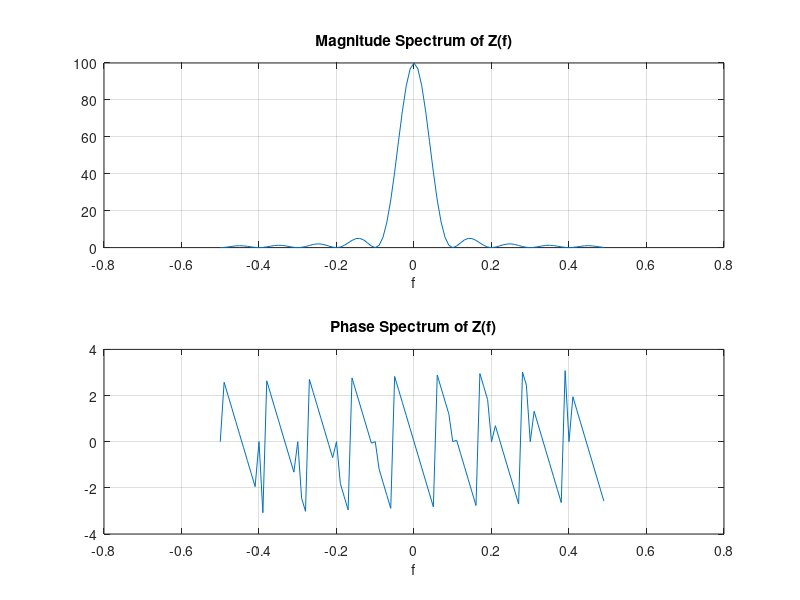
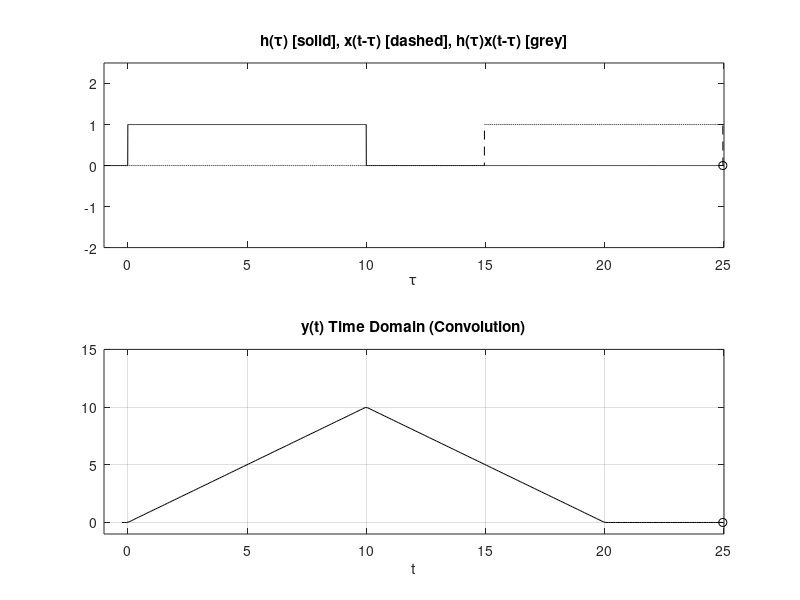
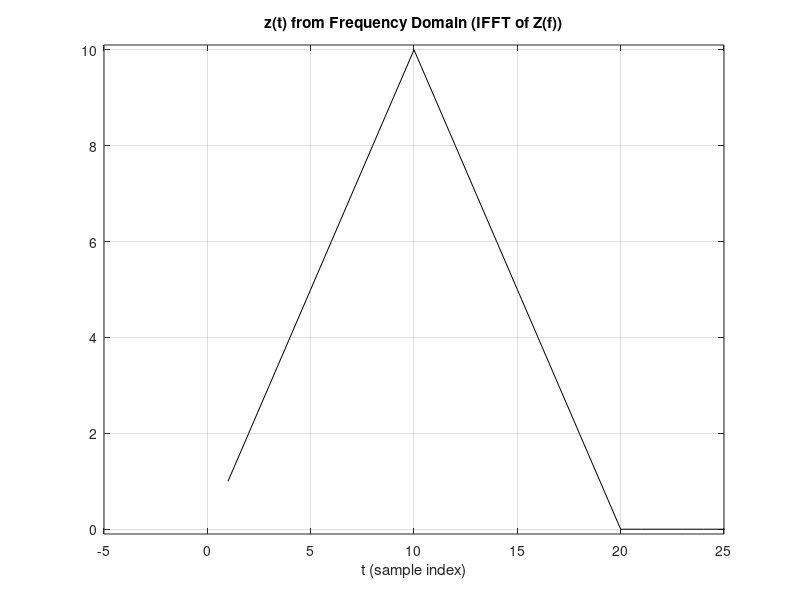
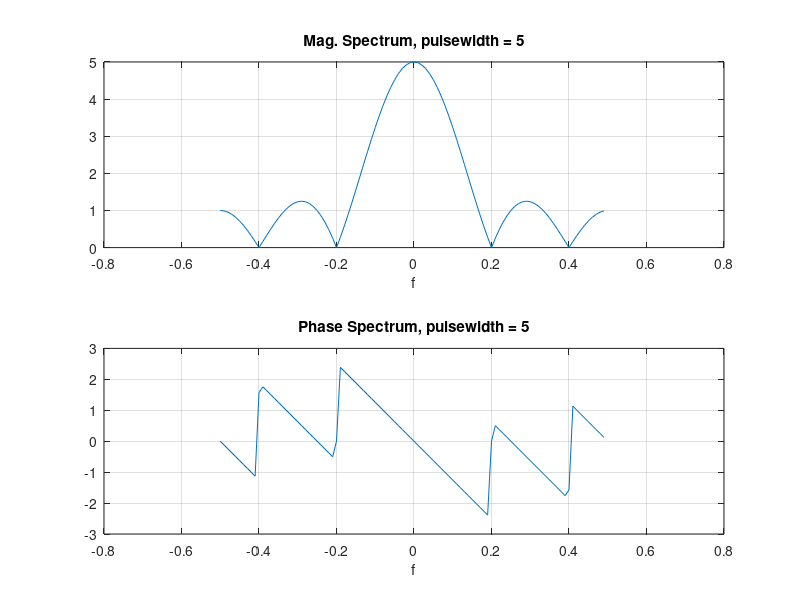

These figures' MATLAB source, in order: (Note: this script raises an error after producing the figures.)
%% All Graphs for ELE 532 (Convolution / Spectra / Speech)
clear; close all; clc;

%% ------------------------------------------------------------
%% Code 1  Rectangular pulse and FFT (no plots)
%% ------------------------------------------------------------

N = 100;
pulsewidth = 10;
m = 0:1:(N-1);

x  = [ones(1, pulsewidth), zeros(1, N - pulsewidth)];
Xf = fft(x);
% Frequency vector (not used later here, but kept for completeness)
f  = [-(N/2):1:(N-2)-1] * (1 - N);
Zf = Xf .* Xf;   % |X(f)|^2 in frequency domain


%% ------------------------------------------------------------
%% Code 2  Magnitude & Phase Spectrum of Z(f)
%% ------------------------------------------------------------

N = 100;
pulsewidth = 10;

x  = [ones(1, pulsewidth), zeros(1, N - pulsewidth)];
Xf = fft(x);
Zf = Xf .* Xf;

f = [-(N/2):1:(N/2)-1] * (1/N);

figure;
subplot(2,1,1);
plot(f, fftshift(abs(Zf)));
grid on;
xlabel('f');
title('Magnitude Spectrum of Z(f)');

subplot(2,1,2);
plot(f, fftshift(angle(Zf)));
grid on;
xlabel('f');
title('Phase Spectrum of Z(f)');


%% ------------------------------------------------------------
%% Code 3  Time-domain convolution animation + IFFT comparison
%% ------------------------------------------------------------

% Unit step
u = @(t) 1.0.*(t >= 0);

% x(t) and h(t) are both length-10 rectangular pulses
x = @(t) 1.*(u(t) - u(t-10));
h = @(t) 1.*(u(t) - u(t-10));

dtau = 0.005;
tau  = -1:dtau:25;

ti   = 0;
tvec = -0.25:0.1:25;

y = NaN*zeros(1, length(tvec));   % convolution result y(t)

figure;
for t = tvec
    ti = ti + 1;

    % Product x(t - tau) * h(tau)
    xh  = x(t - tau) .* h(tau);
    lxh = length(xh);

    % Approximate convolution integral (sum of product * dtau)
    y(ti) = sum(xh .* dtau);

    % --- Top subplot: show h(tau), x(t - tau), and their product area ---
    subplot(2,1,1);
    plot(tau, h(tau), 'k-', tau, x(t - tau), 'k--', t, 0, 'ok');
    axis([tau(1) tau(end) -2.0 2.5]);
    hold on;

    % Shaded area for x(t - tau)*h(tau)
    patch( ...
        [tau(1:end-1); tau(1:end-1); tau(2:end); tau(2:end)], ...
        [zeros(1, lxh-1); xh(1:end-1); xh(2:end); zeros(1, lxh-1)], ...
        [0.8 0.8 0.8], ...
        'edgecolor', 'none' ...
    );
    hold off;

    xlabel('\tau');
    title('h(\tau) [solid], x(t-\tau) [dashed], h(\tau)x(t-\tau) [grey]');

    % Make sure the curves draw on top of the patch
    c = get(gca, 'children');
    set(gca, 'children', [c(2); c(3); c(4); c(1)]);

    % --- Bottom subplot: y(t) building up over time ---
    subplot(2,1,2);
    plot(tvec, y, 'k', tvec(ti), y(ti), 'ok');
    title('y(t) Time Domain (Convolution)');
    xlabel('t');
    axis([tau(1) tau(end) -1 15]);
    grid on;

    drawnow;
end

%% Frequency-domain reconstruction z(t) from Z(f) via IFFT

zf = ifft(Zf);       % inverse FFT of Z(f) from Code 2
figure;
plot(1:length(zf), zf, 'k');
axis([-5 25 -0.1 10.1]);
xlabel('t (sample index)');
title('z(t) from Frequency Domain (IFFT of Z(f))');
grid on;


%% ------------------------------------------------------------
%% Code 4  Spectra for pulsewidth = 5 and 25
%% ------------------------------------------------------------

% ----- pulsewidth = 5 -----
N = 100;
pulsewidth = 5;

x  = [ones(1, pulsewidth), zeros(1, N - pulsewidth)];
Xf = fft(x);
f  = [-(N/2):1:(N/2)-1] * (1/N);

figure;
subplot(2,1,1);
plot(f, fftshift(abs(Xf)));
grid on;
xlabel('f');
title('Mag. Spectrum, pulsewidth = 5');

subplot(2,1,2);
plot(f, fftshift(angle(Xf)));
grid on;
xlabel('f');
title('Phase Spectrum, pulsewidth = 5');

% ----- pulsewidth = 25 -----
N = 100;
pulsewidth = 25;

x  = [ones(1, pulsewidth), zeros(1, N - pulsewidth)];
Xf = fft(x);
f  = [-(N/2):1:(N/2)-1] * (1/N);

figure;
subplot(2,1,1);
plot(f, fftshift(abs(Xf)));
grid on;
xlabel('f');
title('Mag. Spectrum, pulsewidth = 25');

subplot(2,1,2);
plot(f, fftshift(angle(Xf)));
grid on;
xlabel('f');
title('Phase Spectrum, pulsewidth = 25');


%% ------------------------------------------------------------
%% Code 5  Modulated pulse: w_+(t), w_-(t), w_c(t) spectra
%% ------------------------------------------------------------

N = 100;                 % Number of points
PulseWidth = 10;         % Pulse width
t = 0:1:(N-1);           % Time vector
f = (-N/2:N/2-1) * (1/N);% Frequency vector

% Rectangular pulse
x = [ones(1, PulseWidth), zeros(1, N - PulseWidth)];  % Pulse signal

% Modulated signals
w_positive = x .* exp(1j * (pi/3) * t);   % w_+(t)
W_positive = fftshift(fft(w_positive));   % Fourier transform and shift

w_negative = x .* exp(-1j * (pi/3) * t);  % w_-(t)
W_negative = fftshift(fft(w_negative));

wc = x .* cos((pi/3) * t);                % w_c(t)
W_c = fftshift(fft(wc));

figure;
subplot(3,2,1);
plot(f, abs(W_positive));
title('Magnitude Spectrum of w_+(t)');
xlabel('Frequency');
ylabel('|W_+(f)|');
grid on;

subplot(3,2,2);
plot(f, angle(W_positive));
title('Phase Spectrum of w_+(t)');
xlabel('Frequency');
ylabel('Phase (rad)');
grid on;

subplot(3,2,3);
plot(f, abs(W_negative));
title('Magnitude Spectrum of w_-(t)');
xlabel('Frequency');
ylabel('|W_-(f)|');
grid on;

subplot(3,2,4);
plot(f, angle(W_negative));
title('Phase Spectrum of w_-(t)');
xlabel('Frequency');
ylabel('Phase (rad)');
grid on;

subplot(3,2,5);
plot(f, abs(W_c));
title('Magnitude Spectrum of w_c(t)');
xlabel('Frequency');
ylabel('|W_c(f)|');
grid on;

subplot(3,2,6);
plot(f, angle(W_c));
title('Phase Spectrum of w_c(t)');
xlabel('Frequency');
ylabel('Phase (rad)');
grid on;


%% ------------------------------------------------------------
%% Code 6  Speech signal through LPFs and channel (Lab4_Data)
%% ------------------------------------------------------------

% Assumes Lab4_Data.mat is in the current folder or MATLAB path
% and contains: xspeech, hLPF2000, hLPF2500, hChannel, Fs, and MagSpect()

load('Lab4_Data.mat');

% Analyze the magnitude spectrum of xspeech
figure;
MagSpect(xspeech); 
title('Magnitude Spectrum of xSpeech');

% Analyze the magnitude of filters and channel
figure;
MagSpect(hLPF2000);      % Low-pass filter 2000 Hz
title('Magnitude Spectrum of hLPF2000');

figure;
MagSpect(hLPF2500);      % Low-pass filter 2500 Hz
title('Magnitude Spectrum of hLPF2500');

figure;
MagSpect(hChannel);      % Communication channel
title('Magnitude Spectrum of hChannel');

% Encoder: Pass xspeech through low-pass filter and channel
filtered_signal = conv(xspeech, hLPF2000, 'same');   % Apply LPF2000
encoded_signal  = conv(filtered_signal, hChannel, 'same'); % Through channel

figure;
MagSpect(encoded_signal); 
title('Magnitude Spectrum of Encoded Signal');

% Listen to encoded signal
sound(encoded_signal, Fs);

% Decoder: Pass encoded signal through channel & decoder filter
decoded_signal   = conv(encoded_signal, hChannel, 'same');   % Channel again
recovered_signal = conv(decoded_signal, hLPF2500, 'same');   % Apply LPF2500

figure;
MagSpect(recovered_signal); 
title('Magnitude Spectrum of Recovered Signal');

% Listen to recovered speech
sound(recovered_signal, Fs);
